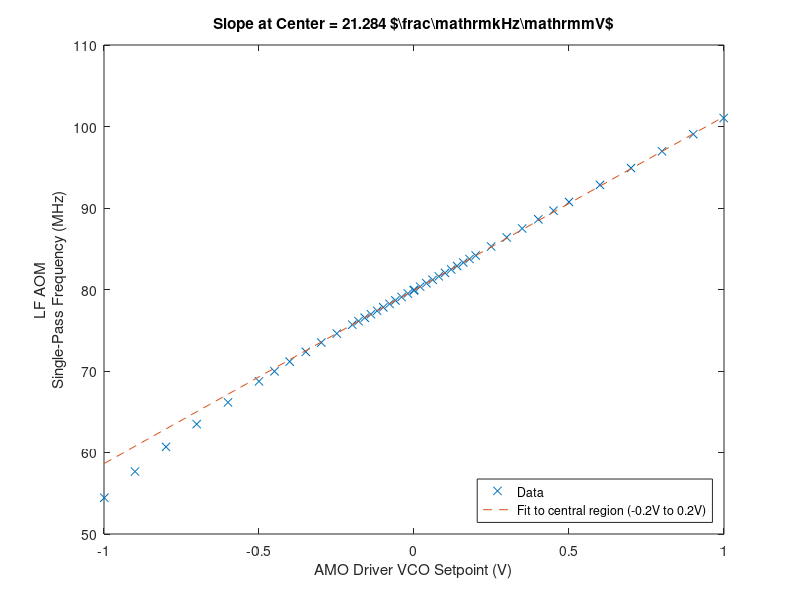
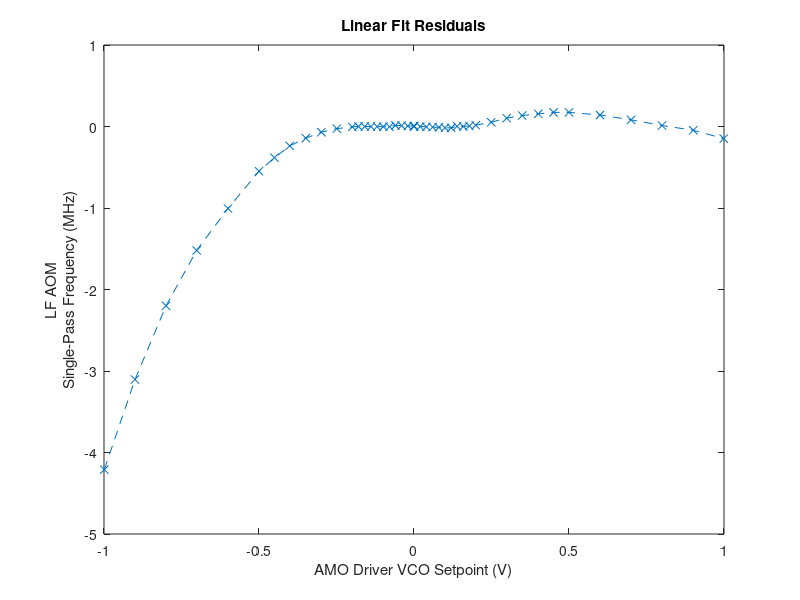
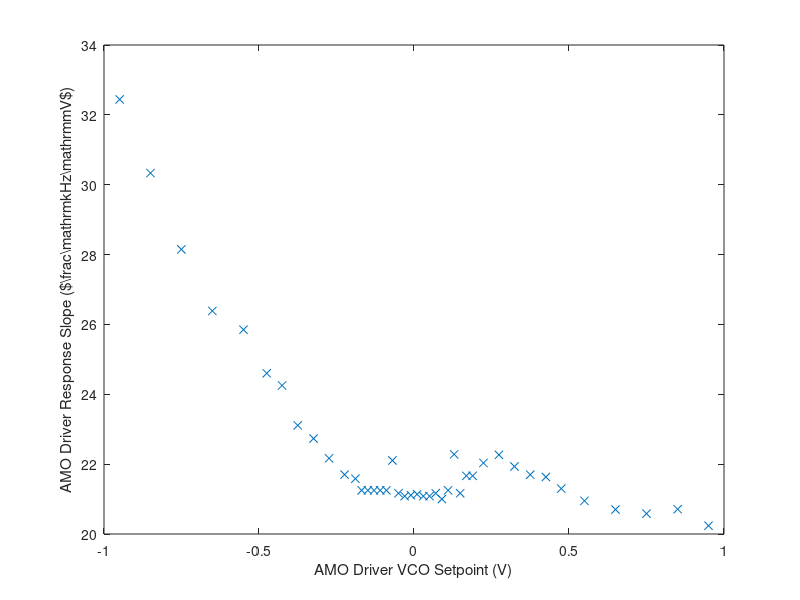

Recreate these plots in MATLAB, in order.
clear

a = [0.000, 79.928317; 0.020, 80.348317; 0.040, 80.769983; 0.060, 81.191649; 0.080, 81.614982; 0.100, 82.034982; 0.120, 82.459982; 0.139, 82.883315; 0.159, 83.306648; 0.179, 83.739981; 0.199, 84.173314; 0.249, 85.275000; 0.299, 86.388333; 0.349, 87.485000; 0.401, 88.613333; 0.45, 89.673333; 0.50, 90.738333; 0.60, 92.833333; 0.70, 94.903333; 0.80, 96.961666; 0.901, 99.053333; 0.999, 101.036666; 0.000, 79.926666; -0.020, 79.503333; -0.040, 79.081666; -0.060, 78.658333; -0.079, 78.238333; -0.099, 77.813333; -0.119, 77.388333; -0.139, 76.963333; -0.159, 76.538332; -0.179, 76.113332; -0.199, 75.681665; -0.249, 74.596665; -0.299, 73.488331; -0.349, 72.351665; -0.401, 71.149998; -0.45, 69.961665; -0.50, 68.731665; -0.60, 66.146665; -0.701, 63.481665; -0.80, 60.694998; -0.90, 57.661665; -0.999, 54.449998; 0.000, 79.921666];

v = a(:,1);
[v,idx] = sort(v);
f = a(idx,2);

p1 = polyfit(v(abs(v)<.2),f(abs(v)<.2),1);

v_fine = linspace(min(v),max(v),101);
f_fine = polyval(p1,v_fine);
f_fit = polyval(p1,v);

figure(1)
plot(v,f,'x',v_fine,f_fine,'--')
xlabel('AMO Driver VCO Setpoint (V)')
ylabel({'LF AOM', 'Single-Pass Frequency (MHz)'})
title(['Slope at Center = ' num2str(p1(1),'%1.3f') ' $\frac{\mathrm{kHz}}{\mathrm{mV}}$'])
legend('Data','Fit to central region (-0.2V to 0.2V)','location','southeast')
saveas(gcf,'D:/misc/2024/01/08/data_and_fit.png')

figure(2)
plot(v,f-f_fit,'--x')
xlabel('AMO Driver VCO Setpoint (V)')
ylabel({'LF AOM', 'Single-Pass Frequency (MHz)'})
title('Linear Fit Residuals')
saveas(gcf,'D:/misc/2024/01/08/fit_residuals.png')

figure(3)
v_u = unique(v);
f_u = zeros(size(v_u));
for ii = 1:length(unique(v))
    f_u(ii) = mean(f(v==v_u(ii)));
end
dv = (v_u(1:end-1)+v_u(2:end))/2;
df = diff(f_u)./diff(v_u);
plot(dv,df,'x')
xlabel('AMO Driver VCO Setpoint (V)')
ylabel('AMO Driver Response Slope ($\frac{\mathrm{kHz}}{\mathrm{mV}}$)')
saveas(gcf,'D:/misc/2024/01/08/slope.png')